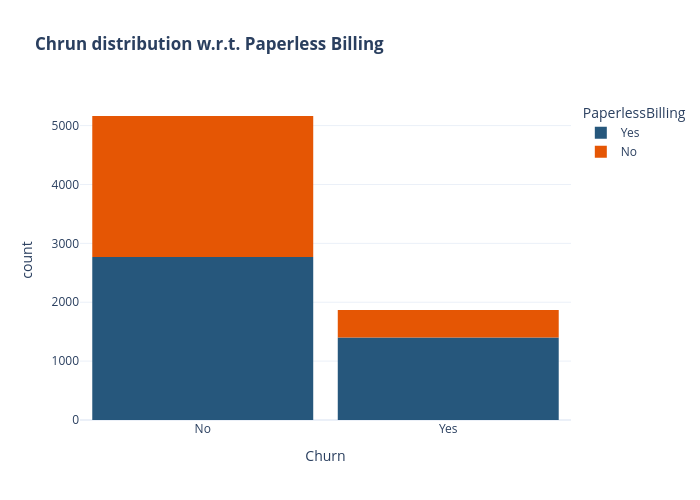

Notebook code cell kept with this figure:
### Markdown cell above
**Notes:**  
- Major customers who moved out were having Electronic Check as Payment Method.
- Customers who opted for Credit-Card automatic transfer or Bank Automatic Transfer and Mailed Check as Payment Method were less likely to move out.

### Code cell
color_map = {"Yes": '#26577C', "No": '#E55604'}
fig = px.histogram(df, x="Churn", color="PaperlessBilling",  title="<b>Chrun distribution w.r.t. Paperless Billing</b>", color_discrete_map=color_map)
fig.update_layout(width=700, height=500, bargap=0.1)
fig.show()

### Figure 1 — Plotly figure (JSON) as saved in the notebook; plotly's stock layout.template omitted (floating-point values rounded to 4 significant figures; data arrays with more than 128 entries replaced by an {"elided": "..."} marker saying what was removed)
{"data": [{"bingroup": "x", "hovertemplate": "PaperlessBilling=Yes<br>Churn=%{x}<br>count=%{y}<extra></extra>", "legendgroup": "Yes", "marker": {"color": "#26577C", "pattern": {"shape": ""}}, "name": "Yes", "orientation": "v", "showlegend": true, "type": "histogram", "x": {"elided": "4168 str values"}, "xaxis": "x", "yaxis": "y"}, {"bingroup": "x", "hovertemplate": "PaperlessBilling=No<br>Churn=%{x}<br>count=%{y}<extra></extra>", "legendgroup": "No", "marker": {"color": "#E55604", "pattern": {"shape": ""}}, "name": "No", "orientation": "v", "showlegend": true, "type": "histogram", "x": {"elided": "2864 str values"}, "xaxis": "x", "yaxis": "y"}], "layout": {"bargap": 0.1, "barmode": "relative", "height": 500, "legend": {"title": {"text": "PaperlessBilling"}, "tracegroupgap": 0}, "title": {"text": "<b>Chrun distribution w.r.t. Paperless Billing</b>"}, "width": 700, "xaxis": {"anchor": "y", "domain": [0, 1], "title": {"text": "Churn"}}, "yaxis": {"anchor": "x", "domain": [0, 1], "title": {"text": "count"}}}}
